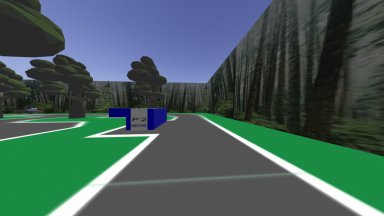
#> input picture src/competition_road-1.png, 384 x 216 px
$ python -i pid.py   (imports and definitions only)
#> lines starting #> are read from the running program, lines starting #| are printed output that depends on the picture; after the words box and inside, x2 and y2 are one past the last pixel; in counts of white or black regions, pixels touching at a corner belong together
#> further down, picture is the input picture: shape (216, 384, 3); mean B, G, R 88.9, 93.3, 68.6
#!/usr/bin/env python

from __future__ import print_function
import cv2 as cv
import numpy as np
import time


# let states be, 1 be a corner turn, 0 be straight

class PidCtrl:
    def __init__(self):
        self.lastState = 0
        self.desiredVal = 29600
        self.stopped = False
        self.already_stopped = False
        self.no_ped_count = 0
        self.count = 0

    def __countFrontZeros(self, array):
        front_zeros=0
        for val in array:
                if val != 0:
                    break
                elif val == 0:
                    front_zeros += 1
        return np.zeros(front_zeros)


    def __countBackZeros(self, w_zeros, no_leading_zeros, front_zero):
        return int(w_zeros - front_zero - no_leading_zeros)

    def __computeAverage(self,section1,section2,section3):
        return (section1+section2+section3)/3

    def nextMove(self, cv_image):
        fwdSpeed = 0
        turnSpeed = 0
        self.count = self.count + 1

        # if at crosswalk and waiting
        if self.stopped is True:
            height,width,channels = cv_image.shape
            cv_image_crop = cv_image[int(height /1.8):height, width/3:width/2]
            blur = cv.medianBlur(cv_image_crop, 5)
            hsv = cv.cvtColor(blur, cv.COLOR_BGR2HSV)
            uh = 23
            us = 255
            uv = 255
            lh = 1
            ls = 0
            lv = 0
            lower_hsv = np.array([lh, ls, lv])
            upper_hsv = np.array([uh, us, uv])

            mask = cv.inRange(hsv, lower_hsv, upper_hsv)

            kernel1 = np.ones((4, 4), np.uint8)
            img_dilation = cv.dilate(mask, kernel1, iterations=1)
            dilation_sum = sum(sum(img_dilation))
            print("Person Sum: " + str(dilation_sum))
            fwdSpeed = 0
            turnSpeed = 0
            self.lastState = 0
            if self.already_stopped and self.no_ped_count > 75:
                self.stopped = False
                print("go")
                self.no_ped_count = 0
            elif self.already_stopped and dilation_sum < 2000:
                print("waiting")
                self.no_ped_count +=1
                print("no ped " + str(self.no_ped_count))
            else:
                time.sleep(0.2)
                self.stopped = False
                print("go")
                self.no_ped_count = 0

        # if not waiting at crosswalk
        if self.stopped is False:
            fwdSpeed = 0.2
            turnSpeed = 0.1
            min_index = 5
            grayframe = cv.cvtColor(cv_image, cv.COLOR_BGR2GRAY)
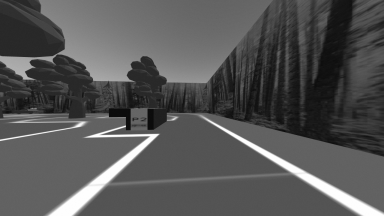
#> grayframe: shape (216, 384); min 11, max 254, mean 85.4

            ten_images = []
            count = [0] * 10
            index = 0

            img = cv_image
            img = cv.medianBlur(img, 5)
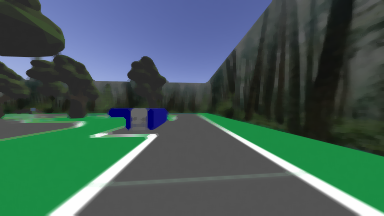
#> img: shape (216, 384, 3); mean B, G, R 88.1, 92.7, 67.9

            hsv = cv.cvtColor(img, cv.COLOR_BGR2HSV)
#> hsv: shape (216, 384, 3); mean H, S, V 55.2, 73.8, 103.8


            uh = 100
            us = 255
            uv = 255
            lh = 0
            ls = 0
            lv = 239
            lower_hsv = np.array([lh, ls, lv])
            upper_hsv = np.array([uh, us, uv])

            mask = cv.inRange(hsv, lower_hsv, upper_hsv)
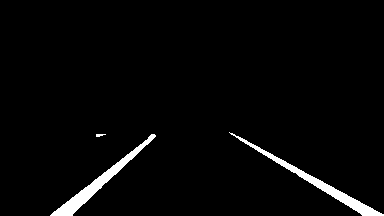
#> mask: shape (216, 384); 2.7% white; 3 white regions, box (x1, y1, x2, y2) and area: (50, 134, 156, 216) 1124, (229, 132, 384, 216) 1105, (96, 134, 106, 137) 21

            height, width = grayframe.shape
#> height = 216; width = 384
            slicewidth = width // 10
#> slicewidth = 38

            for i in range(10):
                ten_images.append(mask[:, i * slicewidth: (i + 1) * slicewidth])
#> after the loop, ten_images = 10 items

            for image in ten_images:
                count[index] = sum(sum(image))
                index += 1
#> this loop made 10 passes
#> after the loop, count = [0, 6375, 9189, 9420, 1007, 0, 9340, 9484, 9384, 9353]; index = 10

            sizeCount = len(count)
#> sizeCount = 10
            short_count = np.trim_zeros(count)
#> short_count = [6375, 9189, 9420, 1007, 0, 9340, 9484, 9384, 9353]
            frontZeros = len(self.__countFrontZeros(count))
#> the loop in __countFrontZeros, `for val in array:` made 2 passes
#> front_zeros on pass 1: 1
#> val on pass 2: 6375
#> after the loop in __countFrontZeros, `for val in array:`: front_zeros = 1
#> frontZeros = 1
            if len(short_count) > 0 :
                min_index = np.argmin(short_count) + frontZeros
#> min_index = 5
            backZeros = self.__countBackZeros(sizeCount,len(short_count),frontZeros)
#> backZeros = 0

            if frontZeros ==0 and backZeros > 1 or self.lastState ==1:
                if min_index == 4 or min_index == 5:
                    fwdSpeed = 0.05
                    turnSpeed = 0
                    self.lastState = 0
                else:
                    fwdSpeed = 0.01
                    turnSpeed = 1
                    self.lastState = 1

            else:
                difference = abs(self.desiredVal - self.__computeAverage(count[6],count[7],count[8]))
#> difference = 20197.3

#TODO maybe raise 24500 is stops at crosswalk randomly again, did it again, i think lower it?
                if count[6] and count[7] < 24000 and self.already_stopped is False and self.count > 300:
                    left_p = 0
                    right_p= 0
                    fwdSpeed =0
                    self.already_stopped = True
                    self.stopped = True
                    # was 26000
                elif count[6] and count[7] < 27000 and self.already_stopped:
                    left_p = 0.00005
                    right_p = 0.00005
                    fwdSpeed = 0.15

                else:
                    left_p = 0.00025
                    right_p = 0.00025
                    fwdSpeed = 0.15
                    self.already_stopped = False
                if backZeros > 0:
                    turnSpeed = difference*left_p
                    if turnSpeed > 3:
                        turnSpeed = 3
                else:
                    turnSpeed = -difference*right_p
#> turnSpeed = -5.05
                    if abs(turnSpeed) > 3:
                        turnSpeed = -3
                self.lastState = 0

        return fwdSpeed,turnSpeed, self.lastState

>>> import cv2
>>> picture = cv2.imread('competition_road-1.png')
>>> result = PidCtrl().nextMove(picture)
#> result = (0.15, -3, 0)
